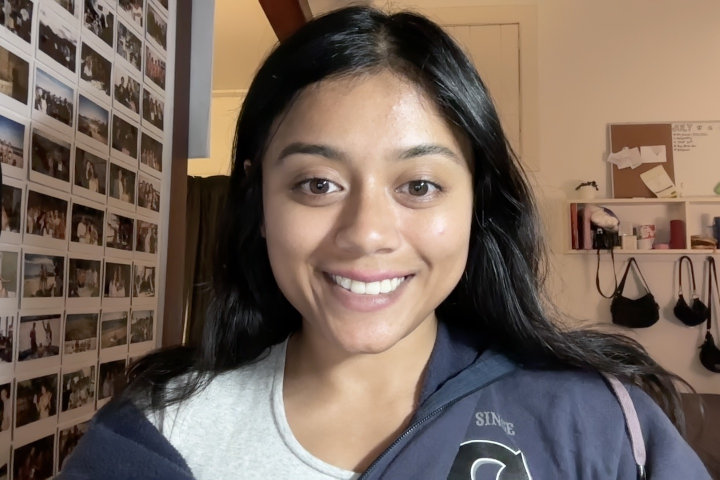
#> input picture focal_length/Ref_image_13.jpg, 1440 x 960 px, found by its file name (shown at 1/2 size)
$ python updated_distance.py
#> lines starting #> are read from the running program, lines starting #| are printed output that depends on the picture; after the words box and inside, x2 and y2 are one past the last pixel; in counts of white or black regions, pixels touching at a corner belong together; long printed decimals are rounded
import cv2
import numpy as np

# Variables
Known_distances = [13.976, 26.772, 45.276]  # Inches
Known_width = 5.70866  # Inches

# Colors  >>> BGR Format(BLUE, GREEN, RED)
GREEN = (0, 255, 0)
RED = (0, 0, 255)
BLACK = (0, 0, 0)
YELLOW = (0, 255, 255)
WHITE = (255, 255, 255)
CYAN = (255, 255, 0)
MAGENTA = (255, 0, 242)
GOLDEN = (32, 218, 165)
LIGHT_BLUE = (255, 9, 2)
PURPLE = (128, 0, 128)
CHOCOLATE = (30, 105, 210)
PINK = (147, 20, 255)
ORANGE = (0, 69, 255)

fonts = cv2.FONT_HERSHEY_COMPLEX
fonts2 = cv2.FONT_HERSHEY_SCRIPT_SIMPLEX
fonts3 = cv2.FONT_HERSHEY_COMPLEX_SMALL
fonts4 = cv2.FONT_HERSHEY_TRIPLEX

# Camera Object
cap = cv2.VideoCapture(0)  # Number According to your Camera

# Define the codec and create VideoWriter object
fourcc = cv2.VideoWriter_fourcc(*"XVID")
out = cv2.VideoWriter("output21.mp4", fourcc, 30.0, (640, 480))

# Face detector object
face_detector = cv2.CascadeClassifier("haarcascade_frontalface_default.xml")

def FocalLength(measured_distance, real_width, width_in_rf_image):
    focal_length = (width_in_rf_image * measured_distance) / real_width
    return focal_length

def Distance_finder(Focal_Length, real_face_width, face_width_in_frame):
    distance = (real_face_width * Focal_Length) / face_width_in_frame
    return distance

def face_data(image, CallOut):
    gray_image = cv2.cvtColor(image, cv2.COLOR_BGR2GRAY)
    faces = face_detector.detectMultiScale(gray_image, 1.3, 5)
    faces_data = []

    for (x, y, w, h) in faces:
        line_thickness = 2
        LLV = int(h * 0.12)
        cv2.line(image, (x, y + LLV), (x + w, y + LLV), (GREEN), line_thickness)
        cv2.line(image, (x, y + h), (x + w, y + h), (GREEN), line_thickness)
        cv2.line(image, (x, y + LLV), (x, y + LLV + LLV), (GREEN), line_thickness)
        cv2.line(image, (x + w, y + LLV), (x + w, y + LLV + LLV), (GREEN), line_thickness)
        cv2.line(image, (x, y + h), (x, y + h - LLV), (GREEN), line_thickness)
        cv2.line(image, (x + w, y + h), (x + w, y + h - LLV), (GREEN), line_thickness)

        face_center_x = int(w / 2) + x
        face_center_y = int(h / 2) + y

        faces_data.append((w, x, y, face_center_x, face_center_y))

        if CallOut:
            cv2.line(image, (x, y - 11), (x + 180, y - 11), (ORANGE), 28)
            cv2.line(image, (x, y - 11), (x + 180, y - 11), (YELLOW), 20)
            cv2.line(image, (x, y - 11), (x + 30, y - 11), (GREEN), 18)

    return faces_data

# Reading reference images from directory
ref_images = ["focal_length/Ref_image_13.jpg", "focal_length/Ref_image_26.jpg", "focal_length/Ref_image_45.jpg"]
focal_lengths = []

for i, ref_image_path in enumerate(ref_images):
    print(f"Loading image: {ref_image_path}")
    ref_image = cv2.imread(ref_image_path)
#> ref_image is the input picture: shape (960, 1440, 3); mean B, G, R 92.1, 103.1, 119.8
    if ref_image is None:
        print(f"Error: Unable to read image '{ref_image_path}'")
        continue
    ref_image_face_data = face_data(ref_image, False)
#> in face_data, `gray_image = cv2.cvtColor(image, cv2.COLOR_BGR2GRAY)`:
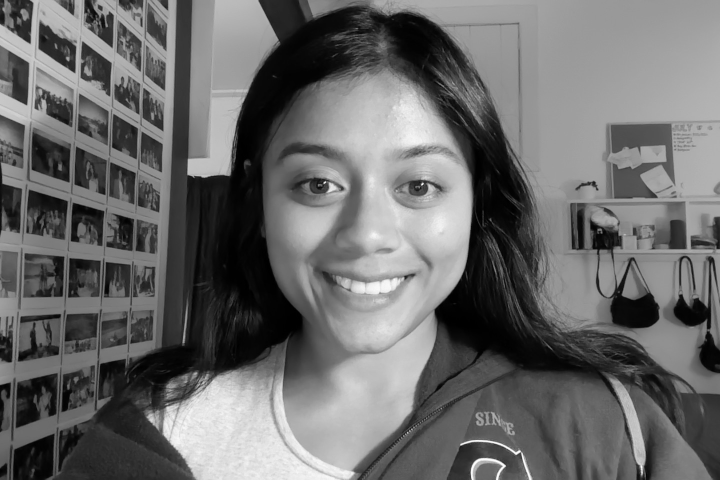
#> gray_image: shape (960, 1440) (shown at 1/2 size); min 0, max 254, mean 106.8
#> in face_data, `faces = face_detector.detectMultiScale(gray_image, 1.3, 5)`: faces = [[486, 174, 500, 500]]
#> the loop in face_data, `for (x, y, w, h) in faces:` made 1 pass
#> (x, y, w, h, line_thickness, LLV, face_center_x, face_center_y) on pass 1: (486, 174, 500, 500, 2, 60, 736, 424)
#> after the loop in face_data, `for (x, y, w, h) in faces:`:
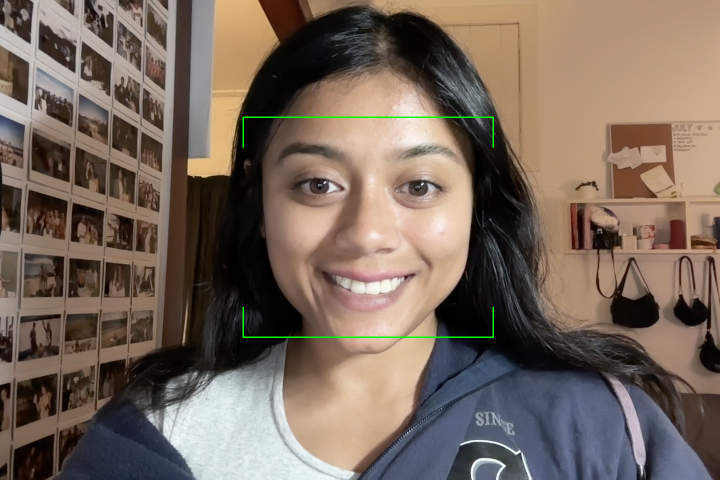
#> image: shape (960, 1440, 3) (shown at 1/2 size); 0.27% of pixels changed, all inside (x1, y1, x2, y2) = (485, 233, 988, 676)
#> after the loop in face_data, `for (x, y, w, h) in faces:`: faces_data = [(500, 486, 174, 736, 424)]
#> ref_image_face_data = [(500, 486, 174, 736, 424)]
    if ref_image_face_data:
        ref_image_face_width, _, _, _, _ = ref_image_face_data[0]
#> ref_image_face_width = 500
        focal_length = FocalLength(Known_distances[i], Known_width, ref_image_face_width)
#> in FocalLength, `focal_length = (width_in_rf_image * measured_distance) / real_width`: focal_length = 1224.1
#> focal_length = 1224.1
        focal_lengths.append(focal_length)
        print(f"Focal length for {Known_distances[i]} inches: {focal_length}")
#| Focal length for 13.976 inches: 1224.105
#> pass 2 of the loop `for i, ref_image_path in enumerate(ref_images):`:
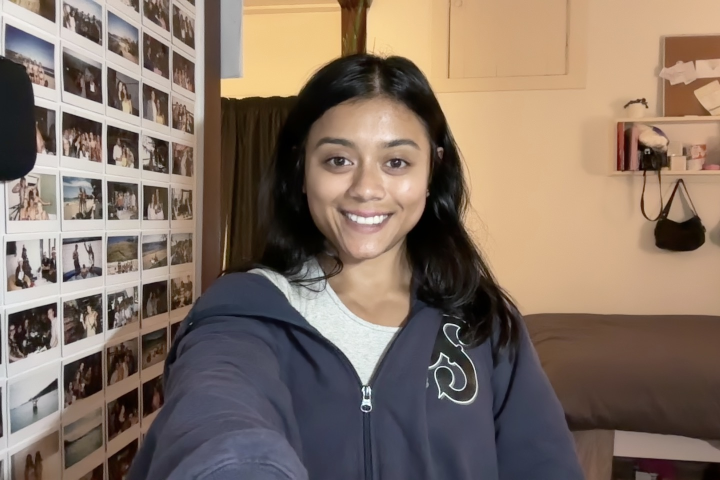
#> input picture focal_length/Ref_image_26.jpg, 1440 x 960 px, found by its file name (shown at 1/2 size)
#> ref_image is the input picture: shape (960, 1440, 3); mean B, G, R 100.8, 113.8, 131.6
#> in face_data (call 2), `gray_image = cv2.cvtColor(image, cv2.COLOR_BGR2GRAY)`:
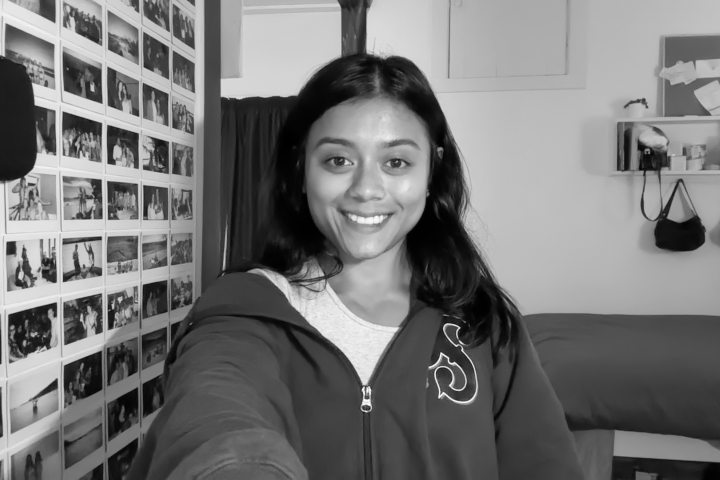
#> gray_image: shape (960, 1440) (shown at 1/2 size); min 0, max 254, mean 117.7
#> faces = [[594, 209, 289, 289]]
#> the loop in face_data (call 2), `for (x, y, w, h) in faces:` made 1 pass
#> (x, y, w, h, line_thickness, LLV, face_center_x, face_center_y) on pass 1: (594, 209, 289, 289, 2, 34, 738, 353)
#> after the loop in face_data (call 2), `for (x, y, w, h) in faces:`:
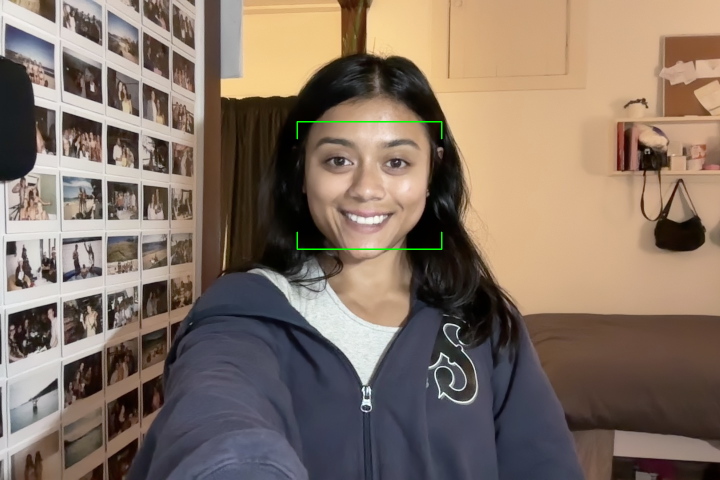
#> image: shape (960, 1440, 3) (shown at 1/2 size); 0.16% of pixels changed, all inside (x1, y1, x2, y2) = (593, 242, 885, 500)
#> after the loop in face_data (call 2), `for (x, y, w, h) in faces:`: faces_data = [(289, 594, 209, 738, 353)]
#> ref_image_face_width = 289
#> `focal_length = FocalLength(Known_distances[i], Known_width, ref_image_..`: focal_length = 1355.3
#| Focal length for 26.772 inches: 1355.328
#> pass 3 of the loop `for i, ref_image_path in enumerate(ref_images):`:
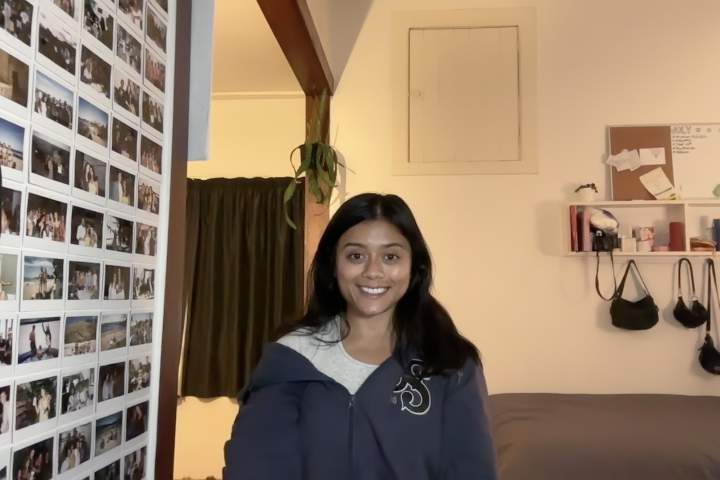
#> input picture focal_length/Ref_image_45.jpg, 1440 x 960 px, found by its file name (shown at 1/2 size)
#> ref_image is the input picture: shape (960, 1440, 3); mean B, G, R 105.4, 127.2, 148.6
#> in face_data (call 3), `gray_image = cv2.cvtColor(image, cv2.COLOR_BGR2GRAY)`:
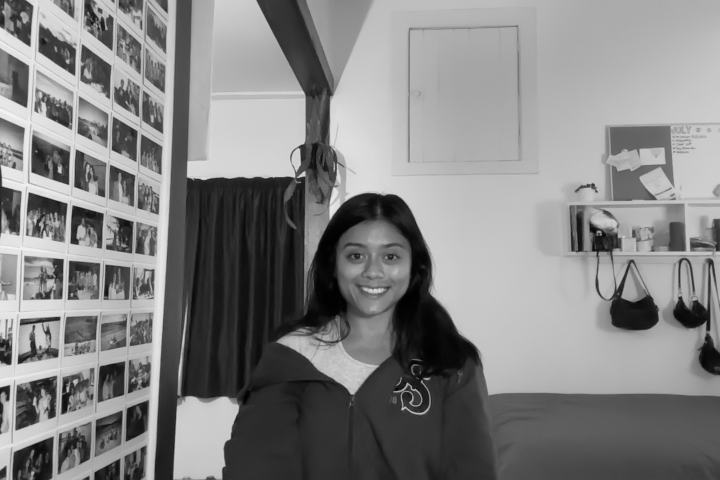
#> gray_image: shape (960, 1440) (shown at 1/2 size); min 0, max 247, mean 131.1
#> faces = [[657, 443, 180, 180]]
#> the loop in face_data (call 3), `for (x, y, w, h) in faces:` made 1 pass
#> (x, y, w, h, line_thickness, LLV, face_center_x, face_center_y) on pass 1: (657, 443, 180, 180, 2, 21, 747, 533)
#> after the loop in face_data (call 3), `for (x, y, w, h) in faces:`:
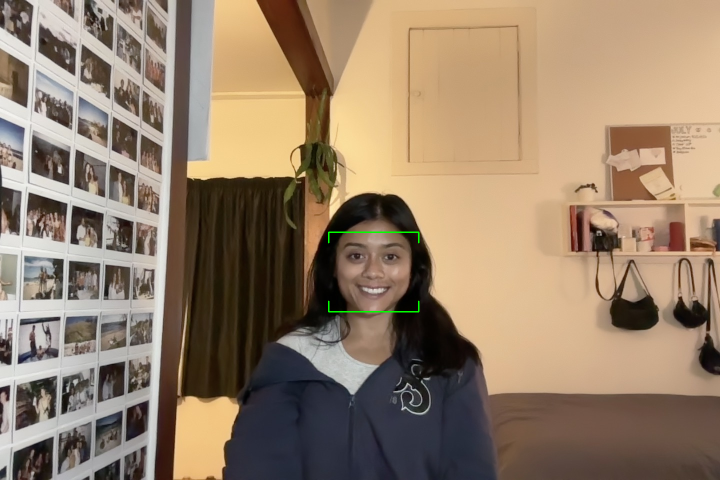
#> image: shape (960, 1440, 3) (shown at 1/2 size); 0.1% of pixels changed, all inside (x1, y1, x2, y2) = (656, 463, 839, 625)
#> after the loop in face_data (call 3), `for (x, y, w, h) in faces:`: faces_data = [(180, 657, 443, 747, 533)]
#> ref_image_face_width = 180
#> `focal_length = FocalLength(Known_distances[i], Known_width, ref_image_..`: focal_length = 1427.6
#| Focal length for 45.276 inches: 1427.599

if not focal_lengths:
    print("Error: No valid focal lengths found. Exiting.")
    exit()

# Averaging the focal lengths
Focal_length_found = np.mean(focal_lengths)
#> Focal_length_found = 1335.7
print(f"Average focal length: {Focal_length_found}")
#| Average focal length: 1335.678

cv2.imshow("ref_image", ref_image)

while True:
    _, frame = cap.read()
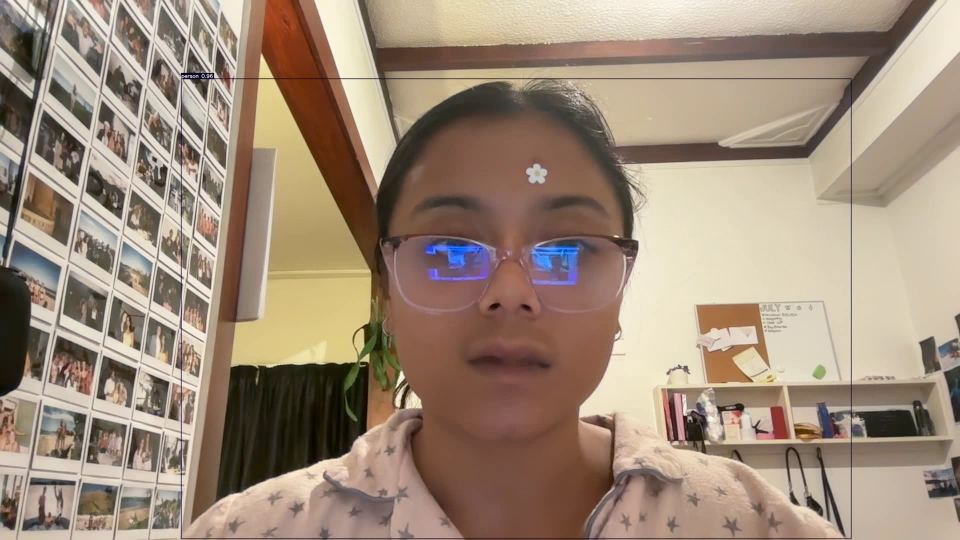
#> input picture frame 5 of runs/detect/exp2/0.mp4, 1920 x 1080 px, given in place of the camera (shown at 1/2 size)
#> frame is the input picture: shape (1080, 1920, 3); mean B, G, R 121.6, 139.6, 159
    faces_data = face_data(frame, True)
#> call 4 of face_data, with CallOut = True
#> in face_data (call 4), `gray_image = cv2.cvtColor(image, cv2.COLOR_BGR2GRAY)`:
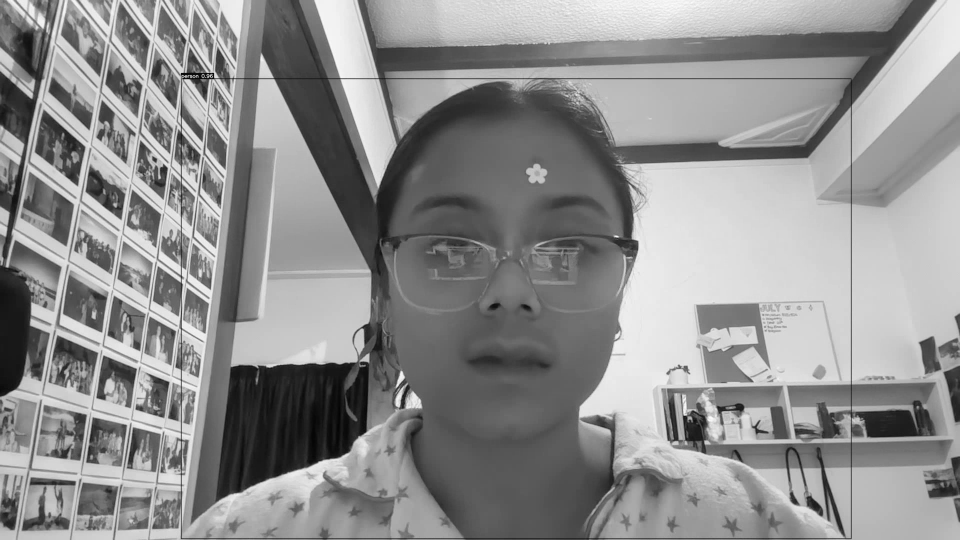
#> gray_image: shape (1080, 1920) (shown at 1/2 size); min 3, max 254, mean 143.3
#> in face_data (call 4), `faces = face_detector.detectMultiScale(gray_image, 1.3, 5)`: faces = ()
#> after the loop in face_data (call 4), `for (x, y, w, h) in faces:`: faces_data = []
#> faces_data = []

    for face_width_in_frame, face_x, face_y, FC_X, FC_Y in faces_data:
        if face_width_in_frame != 0:
            Distance = Distance_finder(Focal_length_found, Known_width, face_width_in_frame)
            Distance = Distance * 0.0254  # Convert inches to meters
            Distance = round(Distance, 2)

            # Drawing text on the screen
            cv2.putText(
                frame,
                f"Distance {Distance} Meters",
                (face_x - 6, face_y - 6),
                fonts,
                0.5,
                (BLACK),
                2,
            )
#> this loop made 0 passes

    cv2.imshow("frame", frame)
    out.write(frame)

    if cv2.waitKey(1) == ord("q"):
#> (key q is pressed here)
        break

cap.release()
out.release()
cv2.destroyAllWindows()
